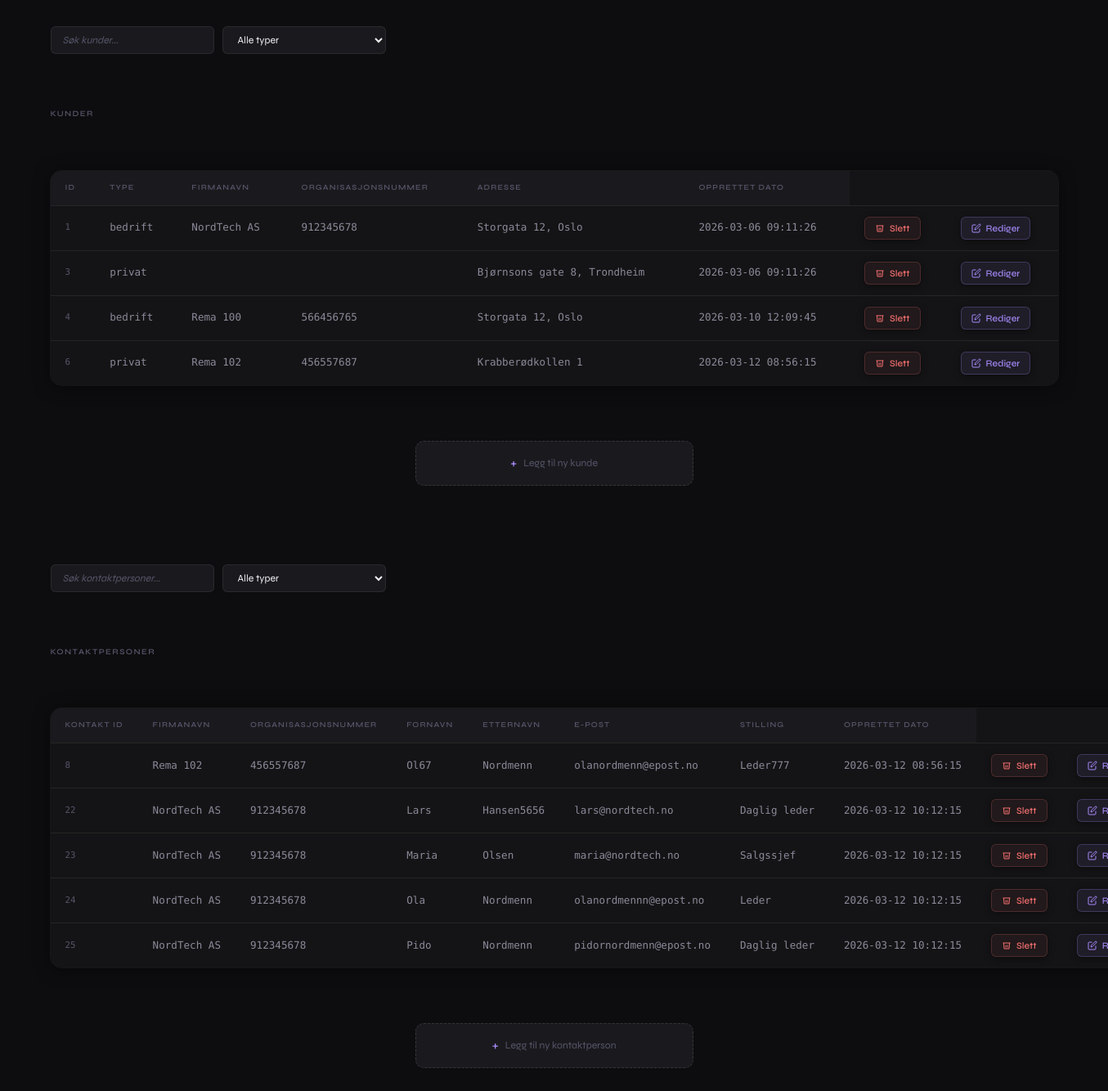
Before: / with the older database file.
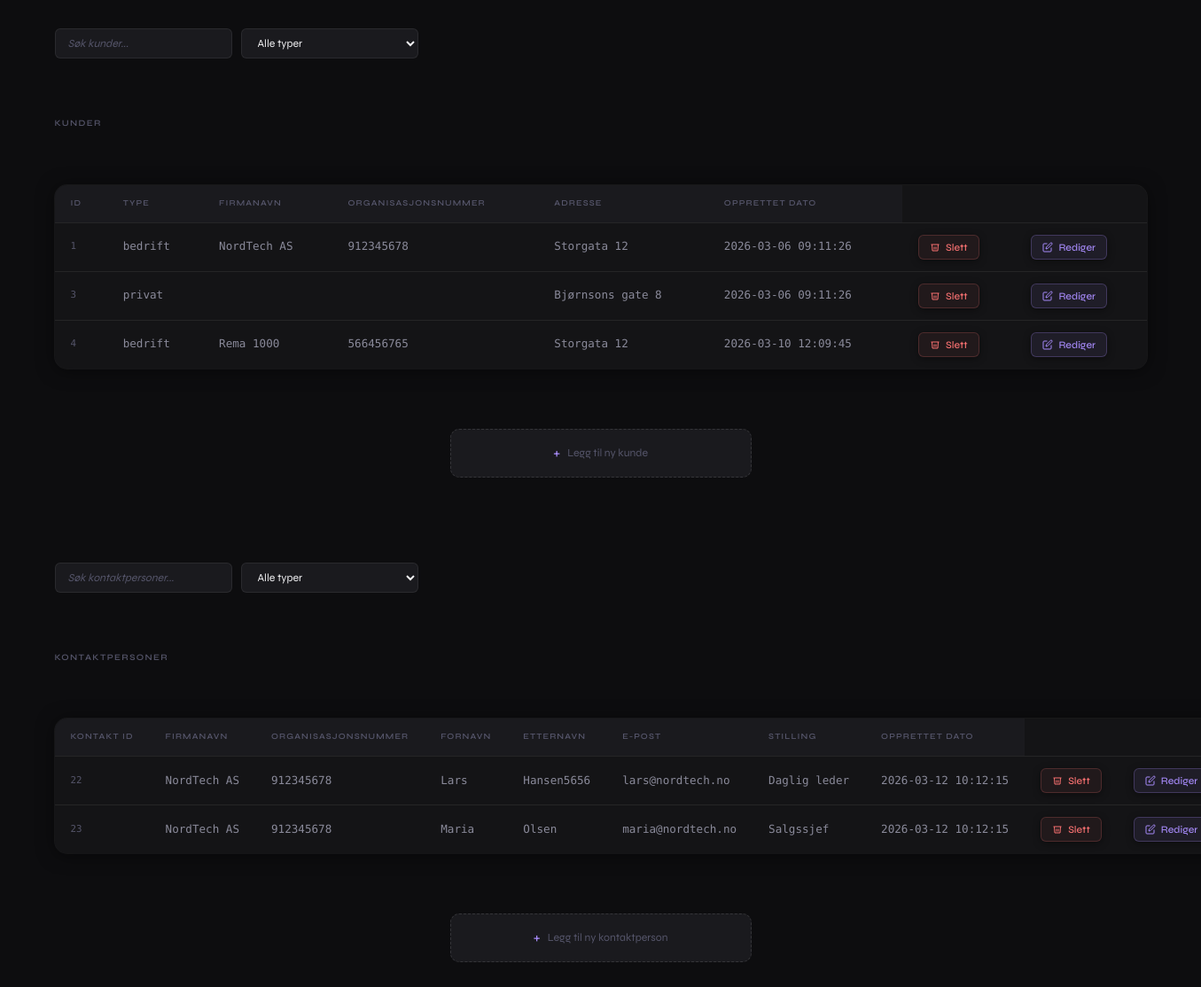
After: the same page with the newer database file.
### tables this page shows
CREATE TABLE `kunder` (
  `kunde_id` int(11) NOT NULL,
  `kundetype` enum('privat','bedrift') NOT NULL,
  `firmanavn` varchar(100) DEFAULT NULL,
  `organisasjonsnummer` varchar(50) DEFAULT NULL,
  `adresse` varchar(255) DEFAULT NULL,
  `opprettet_dato` timestamp NOT NULL DEFAULT current_timestamp(),
  `postnummer` varchar(10) DEFAULT NULL,
  `poststed` varchar(100) DEFAULT NULL
);

CREATE TABLE `kontaktpersoner` (
  `kontakt_id` int(11) NOT NULL,
  `kunde_id` int(11) NOT NULL,
  `fornavn` varchar(100) NOT NULL,
  `etternavn` varchar(100) NOT NULL,
  `epost` varchar(100) DEFAULT NULL,
  `telefon` varchar(30) DEFAULT NULL,
  `stilling` varchar(100) DEFAULT NULL,
  `opprettet_dato` timestamp NOT NULL DEFAULT current_timestamp()
);

### db.php (called while the page is built, shortened)
<?php
$hostname = "localhost";
$username = "root";
$password = "";
$database = "crm_gr1";
$conn = new mysqli($hostname, $username, $password, $database);
$sqlkunder = "SELECT * FROM kunder";
$sqlkontaktpersoner = "SELECT * FROM kontaktpersoner";
$resultkunder = $conn->query($sqlkunder);
$resultkontaktpersoner = $conn->query($sqlkontaktpersoner);
?>

### config.php (called while the page is built, shortened)
<?php
require_once "db.php";
$editing_kunde_id = isset($_GET['edit_kunde']) ? intval($_GET['edit_kunde']) : null;
$editing_kontakt_id = isset($_GET['edit_kontakt']) ? intval($_GET['edit_kontakt']) : null;
?>

### index.php (the view, shortened to what this page needs)
<?php
require_once "config.php";
?>
<!DOCTYPE html>
<html lang="en">
<head>
    <link rel="stylesheet" href="src/css/style.css">
</head>
<body>
    <main>
        <div class="controls" style="text-align:center; margin-bottom:10px;">
            <input type="text" id="kundeSearch" placeholder="Søk kunder..." />
            <select id="kundeTypeFilter">
                <option value="">Alle typer</option>
            </select>
        </div>
        <h2>Kunder</h2>
        <table id="kundeTable" style="margin: auto;">
            <tr><th>ID</th><th>Type</th><th>Firmanavn</th><th>Organisasjonsnummer</th><th>Adresse</th><th>Opprettet dato</th></tr>
            <?php
            if ($resultkunder->num_rows > 0) {
                while($row = $resultkunder->fetch_assoc()) {
                    if ($editing_kunde_id !== null && $editing_kunde_id == $row["kunde_id"]) {
                        echo "<tr>
                                <form method='post' action='rediger.php'>
                                    <td>" . htmlspecialchars($row["kunde_id"], ENT_QUOTES) . "</td>
                                    <td><input type='text' name='kundetype' value='" . htmlspecialchars($row["kundetype"], ENT_QUOTES) . "' required></td>
                                    <td><input type='text' name='firmanavn' value='" . htmlspecialchars($row["firmanavn"], ENT_QUOTES) . "' required></td>
                                    <td><input type='text' name='organisasjonsnummer' value='" . htmlspecialchars($row["organisasjonsnummer"], ENT_QUOTES) . "' required></td>
                                    <td><input type='text' name='adresse' value='" . htmlspecialchars($row["adresse"], ENT_QUOTES) . "' required></td>
                                    <td>Oppdateres automatisk</td>
                                    <td>
                                        <a href='index.php'><button type='button'>Avbryt</button></a>
                                    </td>
                                    <td>
                                        <button type='submit' name='SaveKunde' value='" . $row["kunde_id"] . "'>Lagre</button>
                                    </td>
                                </form>
                              </tr>";
                    } else {
                        echo "<tr data-type='" . htmlspecialchars($row["kundetype"], ENT_QUOTES) . "'>
                                <td>" . htmlspecialchars($row["kunde_id"]) . "</td>
                                <td>" . htmlspecialchars($row["kundetype"]) . "</td>
                                <td>" . htmlspecialchars($row["firmanavn"]) . "</td>
                                <td>" . htmlspecialchars($row["organisasjonsnummer"]) . "</td>
                                <td>" . htmlspecialchars($row["adresse"]) . "</td>
                                <td>" . htmlspecialchars($row["opprettet_dato"]) . "</td>
                                <td>
                                    <form method='GET' action='delete.php'>
                                        <input type='hidden' name='id' value='" . $row['kunde_id'] . "'>
                                        <button type='submit' onclick=\"return confirm('Er du sikker på at du vil slette denne kunden?')\"><svg width='12' height='12' viewBox='0 0 24 24' fill='none' stroke='currentColor' stroke-width='2'><polyline points='3 6 5 6 21 6'/><path d='M19 6l-1 14H6L5 6'/><path d='M10 11v6M14 11v6'/></svg> Slett</button>
                                    </form>
                                </td>
                                <td>
                                    <form method='GET' action='redigerkunde.php'>
                                        <input type='hidden' name='id' value='{$row['kunde_id']}'>
                                        <button type='submit' class='btn btn-edit'>
                                            <svg width='12' height='12' viewBox='0 0 24 24' fill='none' stroke='currentColor' stroke-width='2'><path d='M11 4H4a2 2 0 0 0-2 2v14a2 2 0 0 0 2 2h14a2 2 0 0 0 2-2v-7'/><path d='M18.5 2.5a2.121 2.121 0 0 1 3 3L12 15l-4 1 1-4 9.5-9.5z'/></svg>
                                            Rediger
                                        </button>
                                    </form>
                                </td>
                            </tr>";
                    }
                }
            } else {
                echo "<tr><td colspan='8'>Ingen data funnet</td></tr>";
            }
            ?>
        </table>
        <a href="add.php"><article style="margin: auto; max-width: 327.812px; margin-top: 2vh; text-align: center;">Legg til ny kunde</article></a>
    </main>
    <main>
        <div class="controls" style="text-align:center; margin-bottom:10px;">
            <input type="text" id="kontaktSearch" placeholder="Søk kontaktpersoner..." />
            <select id="kontaktTypeFilter">
                <option value="">Alle typer</option>
            </select>
        </div>
        <h2>Kontaktpersoner</h2>
        <table id="kontaktpersonTable" style="margin: auto;">
            <tr><th>Kontakt id</th><th>Firmanavn</th><th>Organisasjonsnummer</th><th>Fornavn</th><th>Etternavn</th><th>E-post</th><th>Stilling</th><th>Opprettet dato</th></tr>
            <?php
            $sqlAllKunder = "SELECT kunde_id, firmanavn, organisasjonsnummer FROM kunder";
            $resultAllKunder = $conn->query($sqlAllKunder);
            $kundeliste = [];
            while ($k = $resultAllKunder->fetch_assoc()) {
                $kundeliste[$k['kunde_id']] = [
                    'firmanavn' => $k['firmanavn'],
                    'organisasjonsnummer' => $k['organisasjonsnummer'] ?? ''
                ];
            }
            if ($resultkontaktpersoner->num_rows > 0) {
                while($row = $resultkontaktpersoner->fetch_assoc()) {
                    if ($editing_kontakt_id !== null && $editing_kontakt_id == $row["kontakt_id"]) {
                        $kundeOptions = "";
                        foreach ($kundeliste as $kid => $fnavn) {
                            $selected = ($kid == $row["kunde_id"]) ? "selected" : "";
                            $kundeOptions .= "<option value='$kid' $selected>" . htmlspecialchars($fnavn['firmanavn'], ENT_QUOTES) . "</option>";
                        }
                        echo "<tr>
                                <form method='post' action='rediger.php'>
                                    <td>" . htmlspecialchars($row["kontakt_id"], ENT_QUOTES) . "</td>
                                    <td><select name='kunde_id'>$kundeOptions</select></td>
                                    <td><input type='text' name='fornavn' value='" . htmlspecialchars($row["fornavn"], ENT_QUOTES) . "' required></td>
                                    <td><input type='text' name='etternavn' value='" . htmlspecialchars($row["etternavn"], ENT_QUOTES) . "' required></td>
                                    <td><input type='email' name='epost' value='" . htmlspecialchars($row["epost"], ENT_QUOTES) . "' required></td>
                                    <td><input type='text' name='stilling' value='" . htmlspecialchars($row["stilling"] ?? '', ENT_QUOTES) . "'></td>
                                    <td>Oppdateres automatisk</td>
                                    <td>
                                        <a href='index.php'><button type='button'>Avbryt</button></a>
                                    </td>
                                    <td>
                                        <button type='submit' name='SaveKontakt' value='" . $row["kontakt_id"] . "'>Lagre</button>
                                    </td>
                                </form>
                              </tr>";
                    } else {
                        $kundeInfo = $kundeliste[$row['kunde_id']] ?? ['firmanavn'=>'Ukjent','organisasjonsnummer'=>'Ukjent'];
                        $firmanavn = $kundeInfo['firmanavn'];
                        $orgnr = $kundeInfo['organisasjonsnummer'];
                        echo "<tr data-type='" . htmlspecialchars($row["stilling"], ENT_QUOTES) . "'>
                                <td>" . htmlspecialchars($row["kontakt_id"]) . "</td>
                                <td>" . htmlspecialchars($firmanavn) . "</td>
                                <td>" . htmlspecialchars($orgnr) . "</td>
                                <td>" . htmlspecialchars($row["fornavn"]) . "</td>
                                <td>" . htmlspecialchars($row["etternavn"]) . "</td>
                                <td>" . htmlspecialchars($row["epost"]) . "</td>
                                <td>" . htmlspecialchars($row["stilling"] ?? '') . "</td>
                                <td>" . htmlspecialchars($row["opprettet_dato"]) . "</td>
                                <td>
                                    <form method='GET' action='delete.php'>
                                        <input type='hidden' name='kontakt_id' value='" . $row['kontakt_id'] . "'>
                                        <button type='submit' onclick=\"return confirm('Er du sikker på at du vil slette denne kontaktpersonen?')\"><svg width='12' height='12' viewBox='0 0 24 24' fill='none' stroke='currentColor' stroke-width='2'><polyline points='3 6 5 6 21 6'/><path d='M19 6l-1 14H6L5 6'/><path d='M10 11v6M14 11v6'/></svg> Slett</button>
                                    </form>
                                </td>
                                <td>
                                    <form method='GET' action='redigerkontakt.php'>
                                        <input type='hidden' name='id' value='" . $row['kontakt_id'] . "'>
                                        <button type='submit' name='EditKontakt' class='btn btn-edit'>
                                            <svg width='12' height='12' viewBox='0 0 24 24' fill='none' stroke='currentColor' stroke-width='2'>
                                                <path d='M11 4H4a2 2 0 0 0-2 2v14a2 2 0 0 0 2 2h14a2 2 0 0 0 2-2v-7'/>
                                                <path d='M18.5 2.5a2.121 2.121 0 0 1 3 3L12 15l-4 1 1-4 9.5-9.5z'/>
                                            </svg>
                                            Rediger
                                        </button>
                                    </form>
                                </td>
                            </tr>";
                    }
                }
            } else {
                echo "<tr><td colspan='9'>Ingen data funnet</td></tr>";
            }
            ?>
        </table>
        <a href="add.php"><article style="margin: auto; max-width: 327.812px; margin-top: 2vh; text-align: center;">Legg til ny kontaktperson</article></a>
    </main>
</body>
</html>

### src/css/style.css (style rules this page uses)
:root { --bg0:#0d0d0f; --bg1:#141416; --bg2:#1a1a1e; --bg3:#1f1f24; --b:rgba(255,255,255,.07); --bf:rgba(255,255,255,.18); --t0:#f0f0f2; --t1:#8a8a9a; --t2:#55556a; --pur:#a78bfa; --grn:#34d399; --red:#f87171; --r1:6px; --r2:10px; --r3:14px; --r4:20px; --sh:0 2px 20px rgba(0,0,0,.5),0 0 0 1px var(--b); --fx:'Syne',sans-serif; --fm:'DM Mono',monospace; --e:.18s cubic-bezier(.4,0,.2,1); }
*,*::before,*::after { box-sizing:border-box; margin:0; padding:0; }
html { font-size:15px; scroll-behavior:smooth; }
body { background:var(--bg0); color:var(--t0); font-family:var(--fx); line-height:1.5; min-height:100vh; -webkit-font-smoothing:antialiased; }
a { color:inherit; text-decoration:none; }
main { max-width: 1280px; margin: auto; padding: 32px 24px 64px; display: flex; flex-direction: column; gap: 48px; }
h2 { font-size:.65rem; font-weight:600; letter-spacing:.14em; text-transform:uppercase; color:var(--t2); margin-bottom:14px; }
.controls { display:flex; gap:10px; margin-bottom:18px !important; }
.controls input, .controls select { background:var(--bg2); border:1px solid var(--b); border-radius:var(--r1); color:var(--t0); font-family:var(--fx); font-size:.82rem; padding:8px 14px; outline:none; min-width:200px; transition:border-color var(--e),background var(--e); }
.controls input::placeholder { color:var(--t2); font-style:italic; }
table { width: 100%; border-collapse: collapse; background: var(--bg1); border-radius: var(--r3); overflow: hidden; box-shadow: var(--sh); }
table tr { border-bottom:1px solid var(--b); transition:background var(--e); animation:up .3s ease both; }
table tr:last-child { border-bottom:none; }
table tr:first-child { background:var(--bg2); }
table tr:nth-child(3) { animation-delay:.07s }
table tr:nth-child(4) { animation-delay:.10s }
table tr:nth-child(n+5) { animation-delay:.13s }
th { font-size:.62rem; font-weight:600; letter-spacing:.12em; text-transform:uppercase; color:var(--t2) !important; text-align:left !important; padding:14px 18px; border-bottom:1px solid var(--b); white-space:nowrap; }
td { padding:13px 18px; font-size:.84rem; color:var(--t1); font-family:var(--fm); white-space:nowrap; vertical-align:middle; }
td:first-child { color:var(--t2); font-size:.72rem; }
td form { display:inline-flex; }
button { display: inline-flex; align-items: center; gap: 6px; padding: 6px 12px; border: 1px solid var(--b); border-radius: var(--r1); background: var(--bg2); color: var(--t1); font-family: var(--fx); font-size: .76rem; font-weight: 500; cursor: pointer; white-space: nowrap; transition: all var(--e); box-shadow: 0 2px 8px rgba(0,0,0,.4); }
.btn-edit { color:var(--pur)!important; border-color:rgba(167,139,250,.25)!important; background:rgba(167,139,250,.08)!important; }
button[onclick*="slette"] { color:var(--red); border-color:rgba(248,113,113,.2); background:rgba(248,113,113,.06); }
article { display: flex; align-items: center; justify-content: center; gap: 8px; margin: 20px auto 0 !important; padding: 13px 24px; max-width: 340px !important; background: var(--bg2); border: 1px dashed rgba(255,255,255,.12); border-radius: var(--r2); color: var(--t2); font-size: .82rem; cursor: pointer; transition: all var(--e); }
article::before { content:'+'; font-size:1.2rem; color:var(--pur); }

### index.php (style rules this page uses)
th { text-align: left; }

Changed rows visible on the page:
removed kunder: kunde_id "6", kundetype "privat", firmanavn "Rema 102", organisasjonsnummer "456557687", adresse "Krabberødkollen 1", opprettet_dato "2026-03-12 08:56:15"
removed kontaktpersoner: kontakt_id "8", kunde "Rema 102", kunde "456557687", fornavn "Ol67", etternavn "Nordmenn", epost "olanordmenn@epost.no", stilling "Leder777", opprettet_dato "2026-03-12 08:56:15"
removed kontaktpersoner: kontakt_id "24", kunde "NordTech AS", kunde "912345678", fornavn "Ola", etternavn "Nordmenn", epost "olanordmennn@epost.no", stilling "Leder", opprettet_dato "2026-03-12 10:12:15"
removed kontaktpersoner: kontakt_id "25", kunde "NordTech AS", kunde "912345678", fornavn "Pido", etternavn "Nordmenn", epost "pidornordmenn@epost.no", stilling "Daglig leder", opprettet_dato "2026-03-12 10:12:15"
changed kunder "NordTech AS": adresse "Storgata 12, Oslo" → "Storgata 12"
changed kunder "privat": adresse "Bjørnsons gate 8, Trondheim" → "Bjørnsons gate 8"
changed kunder id 4: firmanavn "Rema 100" → "Rema 1000"; adresse "Storgata 12, Oslo" → "Storgata 12"
